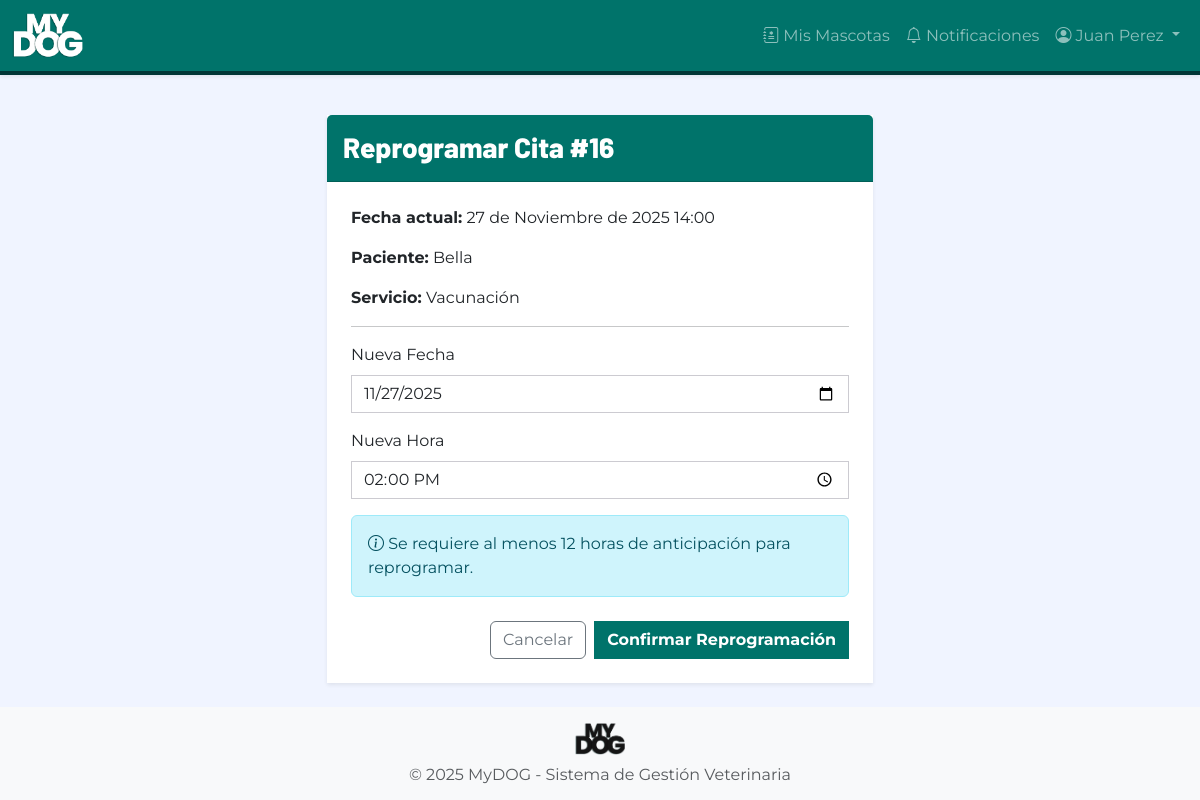
The app's page /citas/16/reprogramar/ (signed in) with its own data.
### autenticacion/models.py (models this page shows, shortened)
class Usuario(AbstractUser):
    ROL_CHOICES = [
        ('ADMIN', 'Administrador'),
        ('VETERINARIO', 'Veterinario'),
        ('ADMINISTRATIVO', 'Personal Administrativo'),
        ('PROPIETARIO', 'Propietario'),
    ]
    rol = models.CharField(
        max_length=20,
        choices=ROL_CHOICES,
        verbose_name='Rol',
        help_text='Rol del usuario en el sistema'
    )
    activo = models.BooleanField(
        default=True,
        verbose_name='Activo',
        help_text='Indica si el usuario puede acceder al sistema'
    )
    intentos_fallidos = models.IntegerField(
        default=0,
        verbose_name='Intentos fallidos',
        help_text='Número de intentos fallidos de login consecutivos'
    )
    bloqueado_hasta = models.DateTimeField(
        null=True,
        blank=True,
        verbose_name='Bloqueado hasta',
        help_text='Fecha y hora hasta la cual el usuario está bloqueado'
    )
    foto_perfil = models.ImageField(
        upload_to='perfiles/',
        null=True,
        blank=True,
        verbose_name='Foto de perfil'
    )
    telefono = models.CharField(
        max_length=15,
        blank=True,
        verbose_name='Teléfono'
    )
    fecha_creacion = models.DateTimeField(
        auto_now_add=True,
        verbose_name='Fecha de creación'
    )
    fecha_modificacion = models.DateTimeField(
        auto_now=True,
        verbose_name='Fecha de modificación'
    )
    class Meta:
        verbose_name = 'Usuario'
        verbose_name_plural = 'Usuarios'
        ordering = ['-fecha_creacion']
    def es_admin(self):
        return self.rol == 'ADMIN'

### citas/models.py (models this page shows, shortened)
class Cita(models.Model):
    ESTADO_CHOICES = [
        ('PROGRAMADA', 'Programada'),
        ('CONFIRMADA', 'Confirmada'),
        ('COMPLETADA', 'Completada'),
        ('CANCELADA', 'Cancelada'),
        ('INASISTENCIA', 'Inasistencia'),
    ]
    propietario = models.ForeignKey(
        'propietarios.Propietario',
        on_delete=models.PROTECT,
        related_name='citas',
        verbose_name='Propietario',
        help_text='Propietario de la mascota'
    )
    mascota = models.ForeignKey(
        'mascotas.Mascota',
        on_delete=models.PROTECT,
        related_name='citas',
        verbose_name='Mascota',
        help_text='Mascota a atender'
    )
    servicio = models.ForeignKey(
        'servicios.Servicio',
        on_delete=models.PROTECT,
        related_name='citas',
        verbose_name='Servicio',
        help_text='Servicio veterinario solicitado'
    )
    veterinario = models.ForeignKey(
        'autenticacion.Usuario',
        on_delete=models.PROTECT,
        limit_choices_to={'rol': 'VETERINARIO'},
        related_name='citas_asignadas',
        verbose_name='Veterinario',
        help_text='Veterinario asignado'
    )
    fecha = models.DateField(
        verbose_name='Fecha',
        help_text='Fecha de la cita'
    )
    hora = models.TimeField(
        verbose_name='Hora',
        help_text='Hora de inicio de la cita'
    )
    estado = models.CharField(
        max_length=15,
        choices=ESTADO_CHOICES,
        default='PROGRAMADA',
        verbose_name='Estado'
    )
    es_emergencia = models.BooleanField(
        default=False,
        verbose_name='Es emergencia',
        help_text='Indica si es una cita de emergencia (sin restricciones de horario)'
    )
    observaciones = models.TextField(
        max_length=500,
        blank=True,
        verbose_name='Observaciones',
        help_text='Observaciones o motivo de la cita'
    )
    motivo_cancelacion = models.TextField(
        max_length=500,
        blank=True,
        verbose_name='Motivo de cancelación',
        help_text='Motivo por el cual se canceló la cita'
    )
    pagado = models.BooleanField(
        default=False,
        verbose_name='Pagado',
        help_text='Indica si la cita ha sido pagada'
    )
    fecha_creacion = models.DateTimeField(
        auto_now_add=True,
        verbose_name='Fecha de creación'
    )
    fecha_modificacion = models.DateTimeField(
        auto_now=True,
        verbose_name='Fecha de modificación'
    )
    usuario_creador = models.ForeignKey(
        'autenticacion.Usuario',
        on_delete=models.PROTECT,
        related_name='citas_creadas',
        verbose_name='Usuario creador',
        help_text='Usuario que creó la cita'
    )
    class Meta:
        verbose_name = 'Cita'
        verbose_name_plural = 'Citas'
        ordering = ['-fecha', '-hora']
        indexes = [
            models.Index(fields=['fecha', 'hora']),
            models.Index(fields=['veterinario', 'fecha']),
            models.Index(fields=['estado']),
        ]
        unique_together = [['veterinario', 'fecha', 'hora']]  # No permitir citas duplicadas
    def puede_reprogramar(self, usuario):
        if self.estado not in ['PROGRAMADA', 'CONFIRMADA']:
            return False, 'La cita ya no puede ser reprogramada'
        if usuario.es_admin():
            return True, ''
        fecha_hora_cita = datetime.combine(self.fecha, self.hora)
        ahora = timezone.now()
        diferencia = fecha_hora_cita - ahora.replace(tzinfo=None)
        if diferencia < timedelta(hours=12):
            return False, 'La reprogramación requiere al menos 12 horas de anticipación'
        return True, ''

### mascotas/models.py (models this page shows, shortened)
class Mascota(models.Model):
    ESPECIE_CHOICES = [
        ('PERRO', 'Perro'),
        ('GATO', 'Gato'),
        ('AVE', 'Ave'),
        ('ROEDOR', 'Roedor'),
        ('REPTIL', 'Reptil'),
        ('OTRO', 'Otro'),
    ]
    SEXO_CHOICES = [
        ('M', 'Macho'),
        ('H', 'Hembra'),
    ]
    propietario = models.ForeignKey(
        'propietarios.Propietario',
        on_delete=models.PROTECT,
        related_name='mascotas',
        verbose_name='Propietario',
        help_text='Propietario actual de la mascota'
    )
    nombre = models.CharField(
        max_length=50,
        verbose_name='Nombre',
        help_text='Nombre de la mascota (2-50 caracteres)'
    )
    especie = models.CharField(
        max_length=10,
        choices=ESPECIE_CHOICES,
        verbose_name='Especie',
        help_text='Especie de la mascota'
    )
    raza = models.CharField(
        max_length=50,
        verbose_name='Raza',
        help_text='Raza de la mascota'
    )
    edad = models.PositiveIntegerField(
        validators=[MinValueValidator(0)],
        verbose_name='Edad',
        help_text='Edad de la mascota en años'
    )
    peso = models.DecimalField(
        max_digits=5,
        decimal_places=2,
        null=True,
        blank=True,
        validators=[MinValueValidator(0.01)],
        verbose_name='Peso',
        help_text='Peso de la mascota en kilogramos (opcional)'
    )
    sexo = models.CharField(
        max_length=1,
        choices=SEXO_CHOICES,
        blank=True,
        verbose_name='Sexo',
        help_text='Sexo de la mascota (opcional)'
    )
    observaciones = models.TextField(
        max_length=300,
        blank=True,
        verbose_name='Observaciones',
        help_text='Observaciones adicionales (máx 300 caracteres)'
    )
    foto = models.ImageField(
        upload_to='mascotas/',
        null=True,
        blank=True,
        verbose_name='Foto',
        help_text='Foto de la mascota'
    )
    activo = models.BooleanField(
        default=True,
        verbose_name='Activo',
        help_text='Indica si la mascota está activa (no transferida ni fallecida)'
    )
    fecha_registro = models.DateTimeField(
        auto_now_add=True,
        verbose_name='Fecha de registro'
    )
    fecha_modificacion = models.DateTimeField(
        auto_now=True,
        verbose_name='Fecha de modificación'
    )
    class Meta:
        verbose_name = 'Mascota'
        verbose_name_plural = 'Mascotas'
        ordering = ['-fecha_registro']
        indexes = [
            models.Index(fields=['propietario', 'nombre']),
            models.Index(fields=['especie']),
        ]

### servicios/models.py (models this page shows, shortened)
class Servicio(models.Model):
    TIPO_CHOICES = [
        ('CONSULTA', 'Consulta veterinaria'),
        ('VACUNACION', 'Vacunación'),
        ('DESPARASITACION', 'Desparasitación'),
        ('CIRUGIA', 'Cirugía'),
        ('CONTROL_PESO', 'Control de peso'),
        ('PELUQUERIA', 'Peluquería'),
        ('VENTA_PRODUCTOS', 'Venta de productos'),
        ('OTRO', 'Otro'),
    ]
    nombre = models.CharField(
        max_length=20,
        choices=TIPO_CHOICES,
        unique=True,
        verbose_name='Nombre del servicio',
        help_text='Tipo de servicio veterinario'
    )
    duracion_minutos = models.PositiveIntegerField(
        validators=[MinValueValidator(15)],
        verbose_name='Duración en minutos',
        help_text='Duración estimada del servicio (mínimo 15 minutos)'
    )
    precio = models.DecimalField(
        max_digits=10,
        decimal_places=2,
        validators=[MinValueValidator(0)],
        verbose_name='Precio',
        help_text='Precio del servicio en pesos colombianos'
    )
    descripcion = models.TextField(
        max_length=500,
        blank=True,
        verbose_name='Descripción',
        help_text='Descripción detallada del servicio (opcional)'
    )
    activo = models.BooleanField(
        default=True,
        verbose_name='Activo',
        help_text='Indica si el servicio está disponible para agendamiento'
    )
    color_calendario = models.CharField(
        max_length=7,
        default='#00736A',
        verbose_name='Color en calendario',
        help_text='Color en formato hexadecimal para mostrar en calendario'
    )
    fecha_creacion = models.DateTimeField(
        auto_now_add=True,
        verbose_name='Fecha de creación'
    )
    fecha_modificacion = models.DateTimeField(
        auto_now=True,
        verbose_name='Fecha de modificación'
    )
    class Meta:
        verbose_name = 'Servicio'
        verbose_name_plural = 'Servicios'
        ordering = ['nombre']

### citas/views.py (the view, shortened to what this page needs)
# urls.py: path('<int:pk>/reprogramar/', views.reprogramar_cita, name='reprogramar'),
@login_required
def reprogramar_cita(request, pk):
    cita = get_object_or_404(Cita, pk=pk)
    if request.user.rol == 'PROPIETARIO' and cita.propietario.usuario_id != request.user.id:
        messages.error(request, 'No tienes permisos para gestionar esta cita.')
        return redirect('citas:detalle', pk=pk)
    puede_reprogramar, mensaje = cita.puede_reprogramar(request.user)
    if not puede_reprogramar:
        messages.error(request, mensaje)
        return redirect('citas:detalle', pk=pk)
    return render(request, 'citas/reprogramar.html', {'cita': cita})

### templates/citas/reprogramar.html (shortened to what this page needs)
{% extends 'base.html' %}
{% block content %}
<div class="row justify-content-center">
    <div class="col-md-6">
        <div class="card shadow-sm border-0">
            <div class="card-header bg-primary-mydog text-white py-3">
                <h3 class="font-titulo mb-0">Reprogramar Cita #{{ cita.id }}</h3>
            </div>
            <div class="card-body p-4">
                <p><strong>Fecha actual:</strong> {{ cita.fecha }} {{ cita.hora }}</p>
                <p><strong>Paciente:</strong> {{ cita.mascota.nombre }}</p>
                <p><strong>Servicio:</strong> {{ cita.servicio.get_nombre_display }}</p>
                <hr>
                <form method="post">
                    <div class="mb-3">
                        <label for="fecha" class="form-label">Nueva Fecha</label>
                        <input type="date" name="fecha" id="fecha" class="form-control" value="{{ cita.fecha|date:'Y-m-d' }}" required>
                    </div>
                    <div class="mb-3">
                        <label for="hora" class="form-label">Nueva Hora</label>
                        <input type="time" name="hora" id="hora" class="form-control" value="{{ cita.hora|time:'H:i' }}" required>
                    </div>
                    <div class="alert alert-info">
                        <i class="bi bi-info-circle"></i> Se requiere al menos 12 horas de anticipación para reprogramar.
                    </div>
                    <div class="d-flex justify-content-end gap-2 mt-4">
                        <a href="{% url 'citas:detalle' cita.pk %}" class="btn btn-outline-secondary">Cancelar</a>
                        <button type="submit" class="btn btn-primary-mydog">Confirmar Reprogramación</button>
                    </div>
                </form>
            </div>
        </div>
    </div>
</div>
{% endblock %}

### templates/base.html (shortened to what this page needs)
{% load static %}
<!DOCTYPE html>
<html lang="es">
<head>
    <link href="https://cdn.jsdelivr.net/npm/bootstrap@5.3.0/dist/css/bootstrap.min.css" rel="stylesheet">
    <link rel="stylesheet" href="https://cdn.jsdelivr.net/npm/bootstrap-icons@1.11.0/font/bootstrap-icons.css">
    <link rel="stylesheet" href="{% static 'css/base.css' %}">
    <link rel="stylesheet" href="{% static 'css/responsive.css' %}">
</head>
<body>
    <nav class="navbar navbar-expand-lg navbar-dark bg-primary-mydog shadow-sm">
        <div class="container-fluid">
            <a class="navbar-brand" href="{% url 'home' %}">
                <img src="{% static 'img/logo-mydog-blanco.png' %}" alt="MyDOG" height="45" class="d-inline-block">
            </a>
            <div class="collapse navbar-collapse" id="navbarNav">
                <ul class="navbar-nav ms-auto">
                    {% if user.is_authenticated %}
                        <li class="nav-item">
                            <a class="nav-link" href="{% url 'historiales:mis_mascotas' %}">
                                <i class="bi bi-journal-medical"></i>
                                {% if user.rol == 'PROPIETARIO' %}Mis Mascotas{% else %}Historiales{% endif %}
                            </a>
                        </li>
                        <li class="nav-item">
                            {% if user.rol == 'ADMIN' %}
                            <a class="nav-link" href="{% url 'notificaciones:admin' %}">
                            {% elif user.rol == 'VETERINARIO' %}
                            <a class="nav-link" href="{% url 'notificaciones:veterinario' %}">
                            {% else %}
                            <a class="nav-link" href="{% url 'notificaciones:propietario' %}">
                            {% endif %}
                                <i class="bi bi-bell"></i> Notificaciones
                            </a>
                        </li>
                        <li class="nav-item dropdown">
                            <a class="nav-link dropdown-toggle" href="#" role="button" data-bs-toggle="dropdown">
                                <i class="bi bi-person-circle"></i> {{ user.get_full_name|default:user.username }}
                            </a>
                        </li>
                    {% else %}
                        <li class="nav-item">
                            <a class="nav-link" href="{% url 'autenticacion:login' %}">Iniciar Sesión</a>
                        </li>
                    {% endif %}
                </ul>
            </div>
        </div>
    </nav>
    <main class="container py-4">
        {% block content %}{% endblock %}
    </main>
    <footer class="footer mt-auto py-3 bg-light">
        <div class="container text-center">
            <img src="{% static 'img/logo-mydog-negro.png' %}" alt="MyDOG" height="32" class="mb-2">
            <p class="text-muted mb-0">&copy; 2025 MyDOG - Sistema de Gestión Veterinaria</p>
        </div>
    </footer>
</body>
</html>

### records on screen
Usuario: get_full_name "Juan Perez"
Cita: id "16", fecha "27 de Noviembre de 2025", hora "14:00", mascota.nombre "Bella", servicio.nombre "Vacunación", fecha "11/27/2025"
